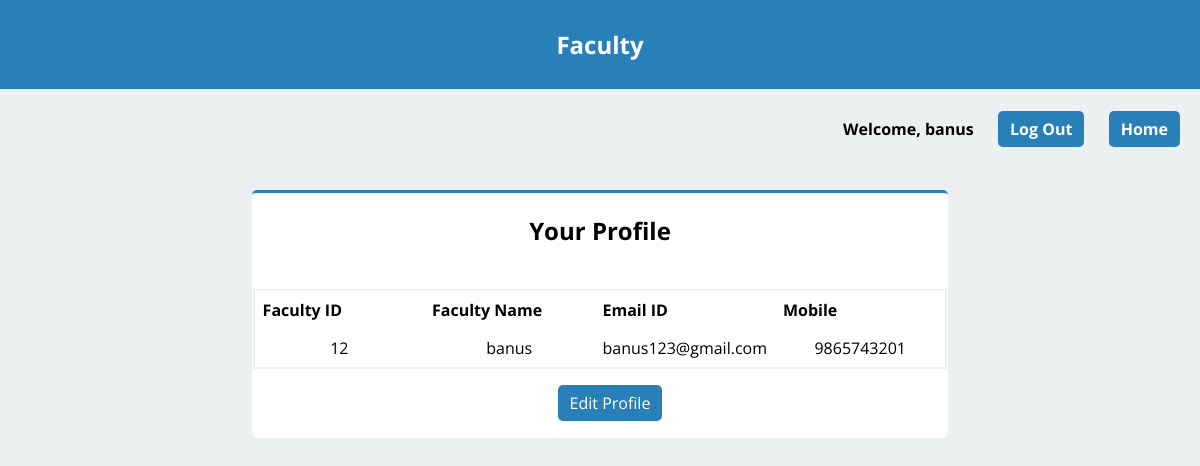
/faculty-profile.php (signed in), run on the app's committed database.
### tables this page shows
CREATE TABLE `faculty` (
  `faculty_ID` int(5) NOT NULL,
  `password` varchar(200) DEFAULT NULL,
  `faculty_name` varchar(50) NOT NULL,
  `email` varchar(100) NOT NULL,
  `mobile` varchar(10) NOT NULL
);

### faculty-session.php (called while the page is built, shortened)
<?php
   include('config.php');
   $user_check = $_SESSION['login_user'];
   $ses_sql = mysqli_query($db,"select faculty_ID, faculty_name , email from faculty where faculty_name = '$user_check' ");
   $row = mysqli_fetch_array($ses_sql,MYSQLI_ASSOC);
   $login_session = $row['faculty_name'];
   $login_id = $row['faculty_ID'];
?>

### faculty-profile.php (the view, shortened to what this page needs)
<?php
   include('faculty-session.php');
?>
<html>
    <head>
        <link rel='stylesheet' type='text/css' href='style.css'>
    </head>
    <body>
        <header class='header'>
            <h2><a class='header-link' href='faculty-home.php'>Faculty</a></h2>
        </header>
        <div class='welcome'>
            <h4 class='align-right'>Welcome, <?php echo $login_session; ?> &emsp; <a href='logout.php'>Log Out</a> &emsp; <a href='faculty-home.php'>Home</a></h4>
        </div>
        <div class='main-content'>
            <?php
                $sql = "SELECT faculty_ID, faculty_name, email, mobile FROM faculty WHERE faculty_ID = '$login_id'";
                $result = mysqli_query($db, $sql);
                echo '<div class="row"><div class="profile-table">
                        <table>
                        <h2 class="align-center">Your Profile</h2><br>
                            <tr>
                                <th style="width: 25%;">Faculty ID</th>
                                <th style="width: 25%;">Faculty Name</th>
                                <th style="width: 25%;">Email ID</th>
                                <th style="width: 25%;">Mobile</th>
                            </tr>';
                while($row = mysqli_fetch_array($result, MYSQLI_ASSOC)){
                    echo '<tr>
                            <td class="align-center">' . $row["faculty_ID"] . '</td>
                            <td class="align-center">' . $row["faculty_name"] . '</td>
                            <td class="align-center">' . $row["email"] . '</td>
                            <td class="align-center">' . $row["mobile"] . '</td>
                        </tr>';
                }
                echo '</table><p class="align-center"><a href="edit-faculty-profile.php">Edit Profile</a></p></div></div>';
            ?>
        </div>
    </body>
</html>

### style.css (style rules this page uses)
body { font-family: 'Open Sans'; background-color: #ecf0f1; }
.header { padding-top: 1px; padding-bottom: 1px; background-color: #2980b9; color: #fff; font-family: 'Open Sans'; text-align: center; }
.main-content { margin: 20px; padding: 1px; align-items: center; }
.row { display: flex; }
h4, p { padding-left: 20px; }
.align-right { padding-right: 20px; text-align: right; }
.align-center { text-align: center; }
a:link, a:visited { background-color: #2980b9; color: white; padding: 7px 12px; text-decoration: none; display: inline-block; border-radius: 5px; }
.welcome { padding-top: 1px; padding-bottom: 1px; }
table, th, td { border: 2px solid; border-color: #ecf0f1; border-collapse: collapse; border-radius: 5px; padding: 10px; }
.profile-table, .faculty-results-table { background-color: #fff; padding: 1px; border-radius: 5px; border-top-style: solid; border-top-width: 3px; border-top-color: #2980b9; width: 60%; margin-left: auto; margin-right: auto; }

### faculty-profile.php (style rules this page uses)
body, html { margin: 0; padding: 0; }
table { width: 100%; border-collapse: collapse; }
th, td { border: 0px solid black; padding: 8px; text-align: left; }

### data on the page
faculty: faculty_name "banus", faculty_ID "12", email "banus123@gmail.com", mobile "9865743201"
